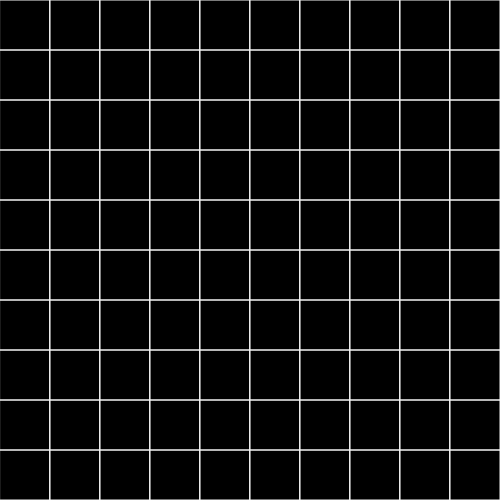
Frame 1 (no input)
Frame 60 (no input): identical to frame 1, image omitted
Frame 120 (the mouse pressed at the canvas centre since frame 60): identical to frame 1, image omitted

The p5.js sketch that drew this single still picture (run headless with seeded random() and noise() and a simulated clock; from frame 60 on, the mouse is pressed at the canvas centre):

// p5.js sketch
// ── sketch.js
let tilemap = [];
let numDown = 10;
let numAcross = 10;
let tileSize = 50;

function setup() {
    createCanvas(500, 500);

    let tileID = 0;
    for (let across = 0; across < numAcross; across++) {
        tilemap[across] = [];
        for (let down = 0; down < numDown; down++) {
            let x = across * tileSize;
            let y = down * tileSize;
            tilemap[across][down] = new Tile(x, y, tileSize, tileID);

            tileID++;
        }
    }
}

function draw() {
    background(0);
    
    for (let across = 0; across < numAcross; across++) {
        for (let down = 0; down < numDown; down++) {
            tilemap[across][down].debug();
        }
    }
}

class Tile {
    constructor(x, y, tileSize, tileID) {
        this.x = x;
        this.y = y;
        this.tileSize = tileSize;
        this.tileID = tileID;
    }
    debug() {
        //TILE
        stroke(245);
        noFill();
        rect(this.x, this.y, this.tileSize, this.tileSize);

        //LABEL
        noStroke();
        noFill();
        textAlign(LEFT, TOP);

        let twoDigitID;
        if (this.tileID < 10) { //if only one digit...
            twoDigitID = "0" + this.tileID; // adds a "0" to the front of single digit tileIDs to make it 2 digits
        } else {
            twoDigitID = this.tileID; // or just use the original ID.
        }
        
        text(twoDigitID, this.x, this.y);
    }
}
